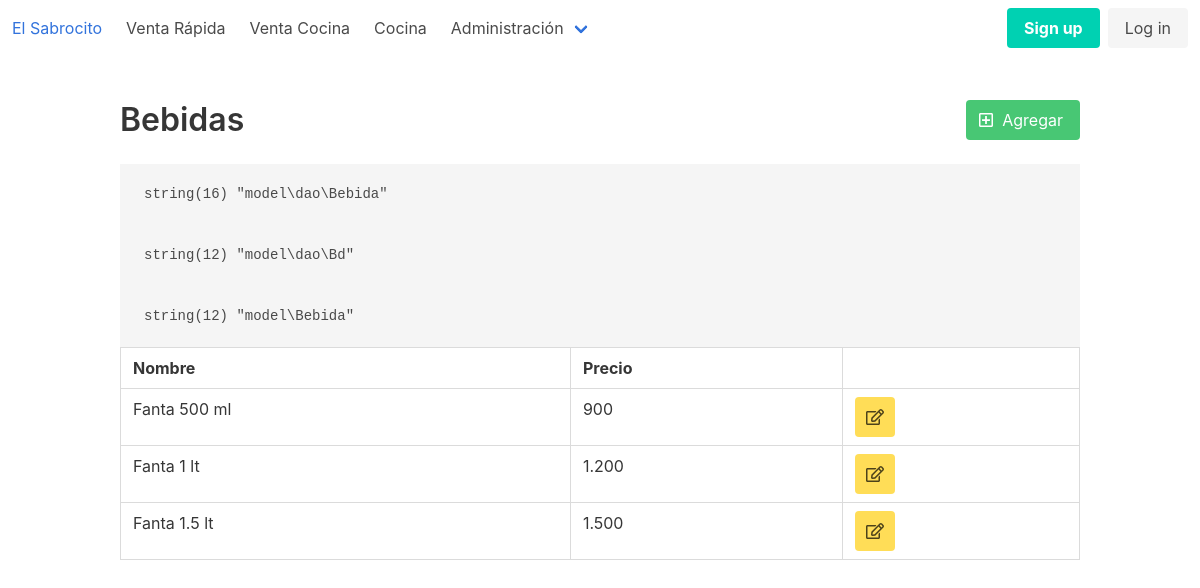
The page /view/bebida.php on the database its author committed.
### tables this page shows
CREATE TABLE `bebida` (
  `id` int(11) NOT NULL AUTO_INCREMENT,
  `descripcion` varchar(50) NOT NULL,
  `precio` int(11) NOT NULL,
  `visible` tinyint(1) NOT NULL,
  PRIMARY KEY (`id`)
);

### model/dao/Bd.php (called while the page is built, shortened)
<?php
class Bd {
    public static function conexion(){
        try {
            $command = [\PDO::MYSQL_ATTR_INIT_COMMAND => 'SET NAMES  \'UTF8\''];
            $_db = new \PDO('mysql:host=localhost;dbname=restorant', 'restorant', 'restorant', $command);
            $_db->setAttribute(\PDO::ATTR_ERRMODE, \PDO::ERRMODE_EXCEPTION);
            $_db->beginTransaction();
            $sth = $_db->prepare("BEGIN");
            $sth->execute();
            $_db->commit();
            return $_db;
        }
        catch (\PDOException $ex) {
            echo "<pre>"; var_dump($ex); echo "</pre>";
            die();
        }
    }
}

### model/dao/Bebida.php (called while the page is built, shortened)
<?php
class Bebida extends Bd
{
    public static function obtenerTodas(){
        try{
            $sql = "SELECT * FROM bebida WHERE visible = 1;";
            $sth = self::conexion()->prepare($sql);
            $sth->execute();
            return $sth->fetchAll(PDO::FETCH_CLASS, '\model\Bebida');
        }catch(PDOException $e){
            var_dump($e);
            die();
        }
    }
}

### model/Bebida.php (called while the page is built, shortened)
<?php
class Bebida
{
    private int $id = 0, $precio, $visible;
    private string $descripcion;
    public function getId(): int
    {
        return $this->id;
    }
    public function getPrecio(): int
    {
        return $this->precio;
    }
    public function getDescripcion(): string
    {
        return $this->descripcion;
    }
}

### view/bebida.php (the view, shortened to what this page needs)
<?php
include '../config.inc';
?>
<!DOCTYPE html>
<html class="has-navbar-fixed-top">
<?php include RUTA . 'view/header.inc'; ?>
<body>
<?php include RUTA . 'view/navbar.inc'; ?>
<section class="section">
    <div class="container">
        <nav class="level">
            <div class="level-left">
                <div class="level-item">
                    <p class="title">Bebidas</p>
                </div>
            </div>
            <div class="level-right">
                <p class="level-item">
                    <a class="button is-success" href="<?= URL ?>view/bebida_nueva.php?id=0">
                        <span class="icon"><i class="far fa-plus-square"></i></span>
                        <span>Agregar</span>
                    </a>
                </p>
            </div>
        </nav>
        <table class="table is-bordered is-fullwidth">
            <thead>
            <tr>
                <th>Nombre</th>
                <th>Precio</th>
                <th></th>
            </tr>
            </thead>
            <tbody>
            <?php foreach (\model\dao\Bebida::obtenerTodas() as $bebida){ ?>
                <tr>
                    <td><?= $bebida->getDescripcion() ?></td>
                    <td><?= number_format($bebida->getPrecio(), 0, ',', '.') ?></td>
                    <td>
                        <a class="button is-warning" href="<?= URL ?>view/bebida_nueva.php?id=<?= $bebida->getId() ?>" target="_self">
                            <span class="icon">
                                <i class="far fa-edit"></i>
                            </span>
                        </a>
                    </td>
                </tr>
            <?php } ?>
            </tbody>
        </table>
    </div>
</section>
</body>
</html>

### rows shown on the page
bebida: descripcion "Fanta 500 ml", precio "900"
bebida: descripcion "Fanta 1 lt", precio "1.200"
bebida: descripcion "Fanta 1.5 lt", precio "1.500"
